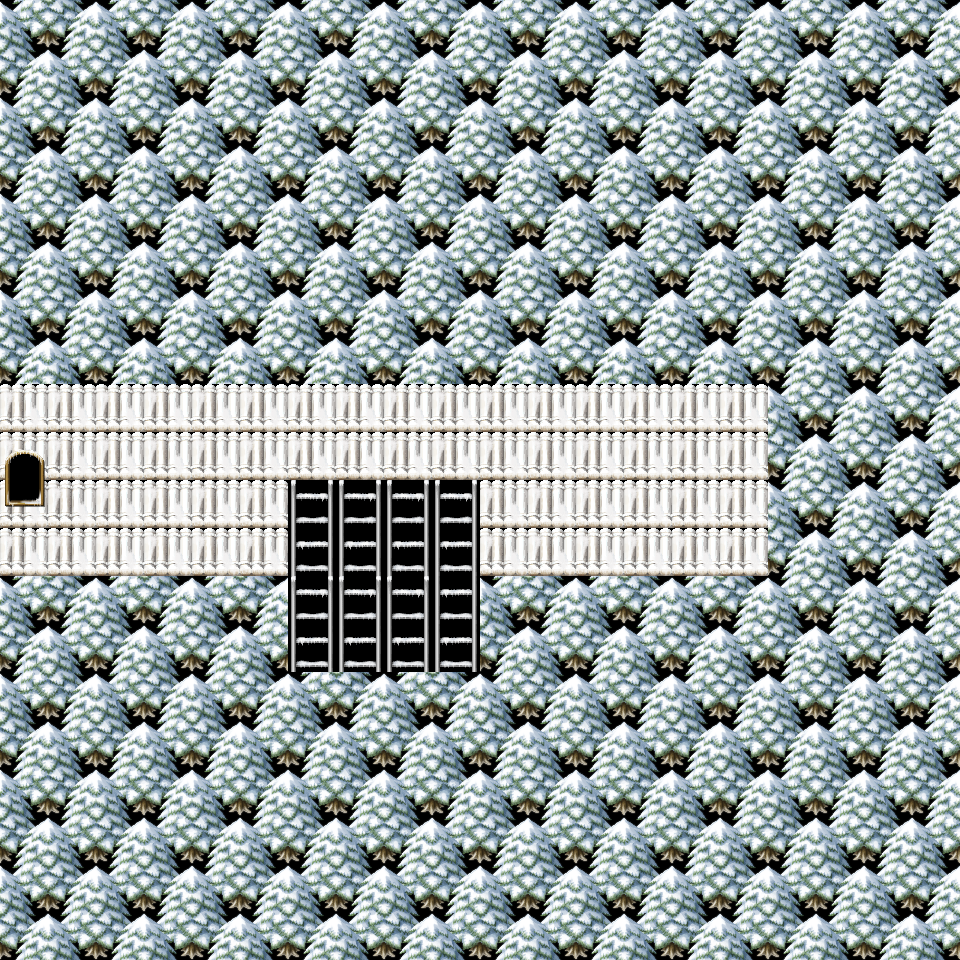

This game map was drawn from its Tiled (.tmx) file and the tilesets committed beside it. A one-line description and the full map source follow:
An orthogonal 20x20 tile map with 48x48 px tiles, 2 tile layers (Calque de Tile 1, up) and 8 objects (Main, Sapins, start1, warp1, monster1).

<map version="1.2" tiledversion="1.2.0" orientation="orthogonal" renderorder="right-down" width="20" height="20" tilewidth="48" tileheight="48" infinite="0" nextlayerid="6" nextobjectid="21">
 <tileset firstgid="1" source="winter.tsx" />
 <layer id="1" name="Calque de Tile 1" width="20" height="20">
  <data encoding="csv">
11,12,11,12,11,12,11,12,11,12,11,12,11,12,11,12,11,12,11,12,
27,28,27,28,27,28,27,28,27,28,27,28,27,28,27,28,27,28,27,28,
11,12,11,12,11,12,11,12,11,12,11,12,11,12,11,12,11,12,11,12,
27,28,27,28,27,28,27,28,27,28,27,28,27,28,27,28,27,28,27,28,
11,12,11,12,11,12,11,12,11,12,11,12,11,12,11,12,11,12,11,12,
27,28,27,28,27,28,27,28,27,28,27,28,27,28,27,28,27,28,27,28,
11,12,11,12,11,12,11,12,11,12,11,12,11,12,11,12,11,12,11,12,
27,28,27,28,27,28,27,28,27,28,27,28,27,28,27,28,27,28,27,28,
34,34,34,34,34,34,34,34,34,34,34,34,34,34,34,34,11,12,11,12,
34,34,34,34,34,34,34,34,34,34,34,34,34,34,34,34,27,28,27,28,
34,34,34,34,34,34,205,205,205,205,34,34,34,34,34,34,11,12,11,12,
34,34,34,34,34,34,221,221,221,221,34,34,34,34,34,34,27,28,27,28,
11,12,11,12,11,12,205,205,205,221,11,12,11,12,11,12,11,12,11,12,
27,28,27,28,27,28,221,221,221,221,27,28,27,28,27,28,27,28,27,28,
11,12,11,27,11,12,11,12,11,12,11,12,11,12,11,12,11,12,11,12,
27,28,27,28,27,28,27,28,27,28,27,28,27,28,27,28,27,28,27,11,
11,12,11,12,11,12,11,12,11,12,11,12,11,12,11,27,28,27,28,27,
27,28,27,28,27,28,27,28,27,28,27,28,27,28,27,11,12,11,12,11,
11,12,11,12,11,12,11,12,11,12,11,12,11,12,11,27,28,27,28,27,
27,28,27,28,27,28,27,28,27,28,27,28,27,28,27,28,27,28,27,28
</data>
 </layer>
 <layer id="4" name="up" width="20" height="20">
  <data encoding="csv">
0,0,0,0,0,0,0,0,0,0,0,0,0,0,0,0,1,1,1,1,
0,0,0,0,0,0,0,0,0,0,0,0,0,0,0,0,1,1,1,1,
0,0,0,0,0,0,0,0,1,1,1,1,1,1,1,1,1,1,1,1,
0,0,0,0,0,0,0,1,1,1,1,1,1,1,1,1,1,1,1,1,
0,0,0,0,0,0,0,1,1,1,1,1,1,1,1,1,1,1,1,1,
0,0,0,0,0,0,0,0,0,0,0,1,1,1,1,1,1,1,1,1,
0,0,0,0,0,0,0,0,0,0,0,1,1,1,1,1,1,1,1,1,
0,0,0,0,0,0,0,0,0,0,0,0,1,1,1,1,1,1,1,1,
0,0,0,0,0,0,0,0,1,1,0,0,0,0,0,0,1,1,1,1,
101,1,0,0,0,0,0,0,1,1,1,1,1,0,0,0,1,1,1,1,
117,1,0,0,0,0,1,1,1,1,1,0,0,1,1,0,1,1,1,1,
1,1,1,1,1,1,1,1,1,1,1,0,0,1,1,1,1,1,1,1,
0,0,0,0,0,1,1,1,1,1,1,0,1,1,1,1,1,1,1,1,
1,1,1,1,1,1,1,1,1,1,1,1,1,1,1,1,1,1,1,1,
1,1,1,1,1,1,1,1,1,1,1,1,1,1,1,1,1,1,1,1,
1,1,1,1,1,1,1,1,1,1,1,1,1,1,1,1,1,1,1,1,
1,1,1,1,1,1,1,1,1,1,1,1,1,1,1,1,1,1,1,1,
1,1,1,1,1,1,1,1,1,1,1,1,1,1,1,1,1,1,1,1,
1,1,1,1,1,1,1,1,1,1,1,1,1,1,1,1,1,1,1,1,
1,1,1,1,1,1,1,1,1,1,1,1,1,1,1,1,1,1,1,1
</data>
 </layer>
 <objectgroup id="3" name="solidObject" visible="0">
  <object id="13" name="Main" x="286.667" y="474.667" width="194.667" height="193.333" />
  <object id="14" name="Sapins" x="5.333" y="327.333" width="813.333" height="47.3333" />
  <object id="17" x="772" y="378" width="45" height="194" />
  <object id="18" x="482" y="581" width="332" height="33" />
  <object id="19" x="5" y="580" width="275" height="44" />
 </objectgroup>
 <objectgroup id="5" name="warpObject">
  <object id="15" name="start1" x="155" y="462" width="47" height="47.5" />
  <object id="16" name="warp1" x="2" y="445.5" width="46.5" height="65.5">
   <properties>
    <property name="mapToLoad" value="map5.tmx" />
    <property name="warpPoint" value="warp3" />
   </properties>
  </object>
  <object id="20" name="monster1" x="599" y="407" width="48.5" height="48" />
 </objectgroup>
</map>